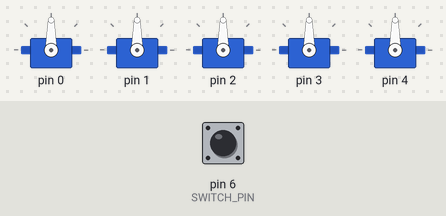
Simulated run of this sketch. Board: Arduino Uno, built with avr-gcc and run on an emulated ATmega328P. Parts: 5 × servo. The inputs (shaded band) are chosen by the test bench; at power-on: pin 6 (SWITCH_PIN) HIGH.

Above: at 1.2 s.
1.3 s: pin 6 (SWITCH_PIN) pulled LOW for 0.15 s
At 2.5 s:
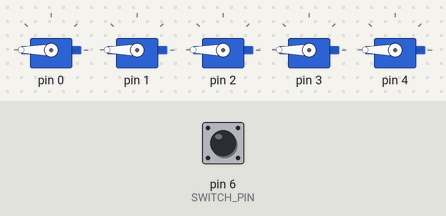
2.9 s: pin 6 (SWITCH_PIN) pulled LOW for 1 s
At 3.8 s:
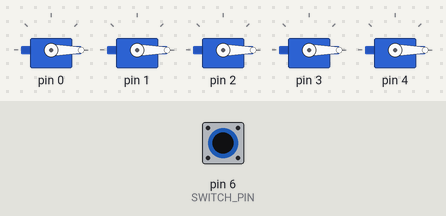
5.4 s: pin 6 (SWITCH_PIN) pulled LOW for 3.2 s
At 5.7 s:
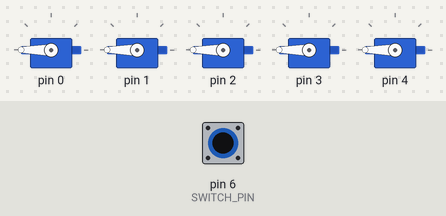
Timing chart, 0 to 8.4 s (numbered marks = the images above; inputs shaded):
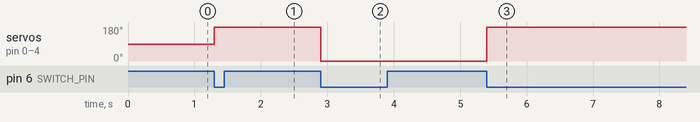

Measured:
- after the input at 1.3 s, servo on pin 0–4: 90° → 180° at once
- after the input at 2.9 s, servo on pin 0–4: 180° → 0° at once
- after the input at 5.4 s, servo on pin 0–4: 0° → 180° at once

The sketch:

motiontest.ino
```cpp
#include <Servo.h>

#define SWITCH_PIN 6
#define NUM_SERVOS 5

Servo servos[NUM_SERVOS];
int servoAngles[NUM_SERVOS] = {0, 0, 0, 0, 0};
bool switchState = false;
bool lastSwitchState = false;

void setup() {
  for (int i = 0; i < NUM_SERVOS; i++) {
    servos[i].attach(i);
  }
  pinMode(SWITCH_PIN, INPUT_PULLUP);
}

void loop() {
  switchState = digitalRead(SWITCH_PIN);

  if (switchState != lastSwitchState && switchState == LOW) {
    // Switch was pressed, change servo angles
    for (int i = 0; i < NUM_SERVOS; i++) {
      if (servoAngles[i] == 0) {
        servos[i].write(180); // Set servo to max position
        servoAngles[i] = 180;
      } else {
        servos[i].write(0); // Set servo to min position
        servoAngles[i] = 0;
      }
    }
    delay(200); // Debounce delay
  }

  lastSwitchState = switchState;
}
```
